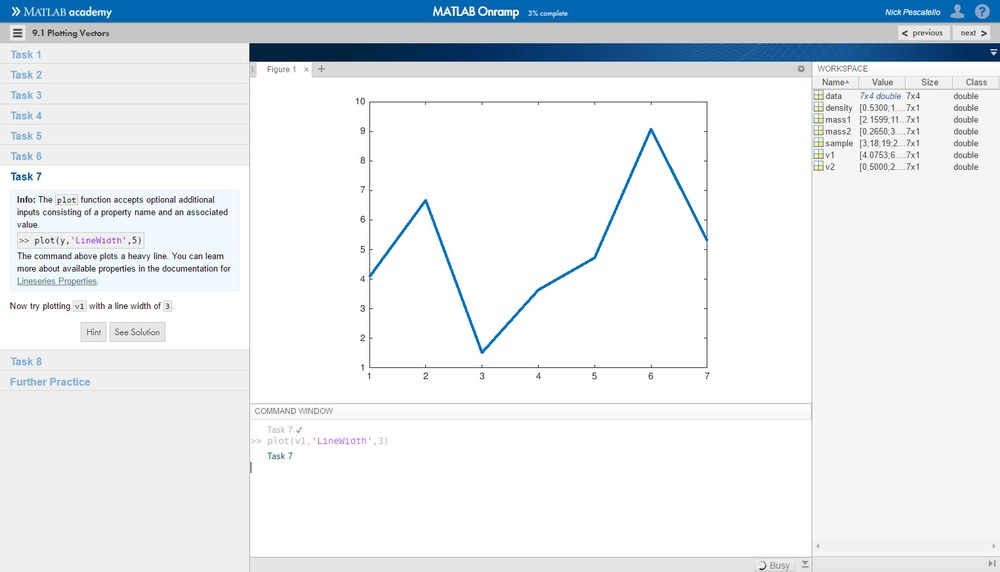
%> input picture installer/help/includes/product/images/matlab_gs/academy.jpg, 1000 x 572 px, shrunk from 1524 x 872 before the run
$ octave --eval "result = segmentImageXY(imread('../../../../../installer/help/includes/product/images/matlab_gs/academy.jpg'));"   (GNU Octave 9; MATLAB toolbox functions it lacks are replaced by stand-ins)
%> lines starting %> are read from the running program, lines starting %| are printed output that depends on the picture
function [BW,maskedImage] = segmentImageXY(X)
%segmentImage Segment image using auto-generated code from imageSegmenter App
%  [BW,MASKEDIMAGE] = segmentImage(X) segments image X using auto-generated
%  code from the imageSegmenter App. The final segmentation is returned in
%  BW, and a masked image is returned in MASKEDIMAGE.

% Auto-generated by imageSegmenter app on 25-Apr-2017
%----------------------------------------------------


% Create empty mask.
BW = false(size(X,1),size(X,2));

% イメージのしきい値処理 - 手動しきい値
BW = X > 5.058800e-01;
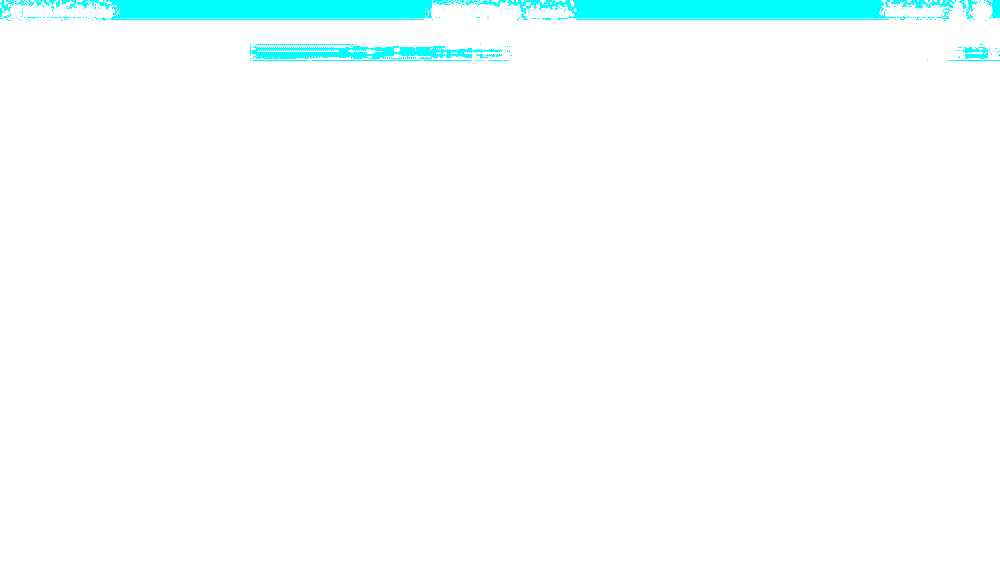
%> BW: size 572x1000x3 logical; mean R, G, B 0.97, 1, 1

% マスクの反転
BW = imcomplement(BW);
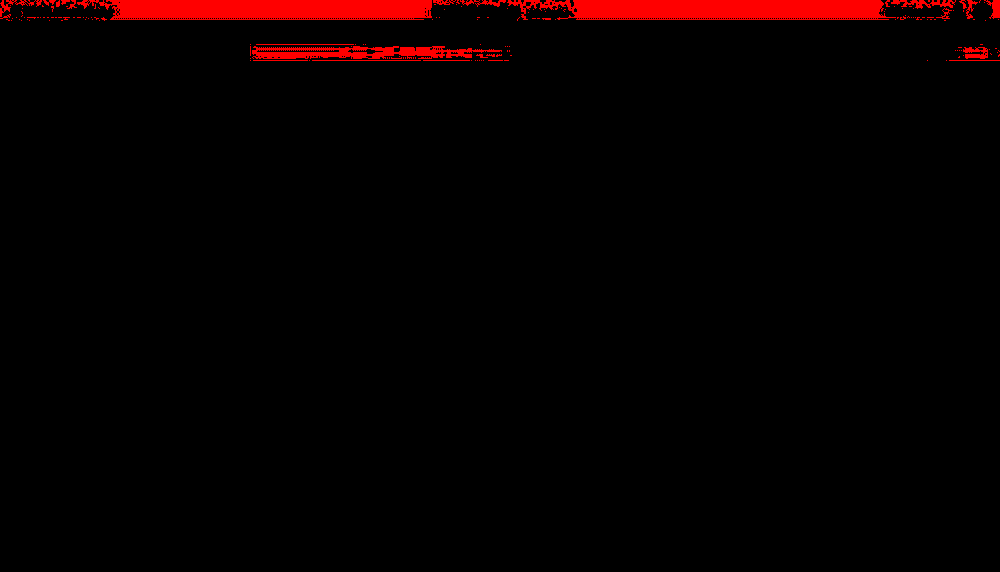
%> BW: size 572x1000x3 logical; mean R, G, B 0.0295, 0, 0

% 境界のクリア
BW = imclearborder(BW);
%> BW: size 572x1000x3 logical; every value is 0

% 穴の塗りつぶし
BW = imfill(BW, 'holes');

% disk によるマスクの収縮
radius = 3;
decomposition = 0;
se = strel('disk', radius, decomposition);
BW = imerode(BW, se);

% Create masked image.
maskedImage = X;
%> maskedImage is the input picture: size 572x1000x3 uint8; mean R, G, B 228.3, 233.8, 238.3
maskedImage(~BW) = 0;

$ run again, on installer/help/includes/product/images/matlab_gs/getting-started-with-matlab.jpg
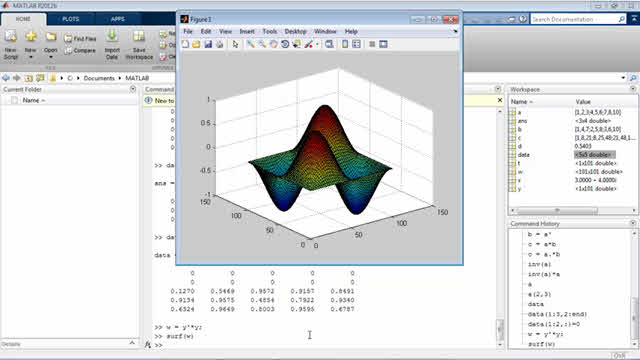
%> input picture installer/help/includes/product/images/matlab_gs/getting-started-with-matlab.jpg, 640 x 360 px
%> in segmentImageXY, `BW = X > 5.058800e-01;`:
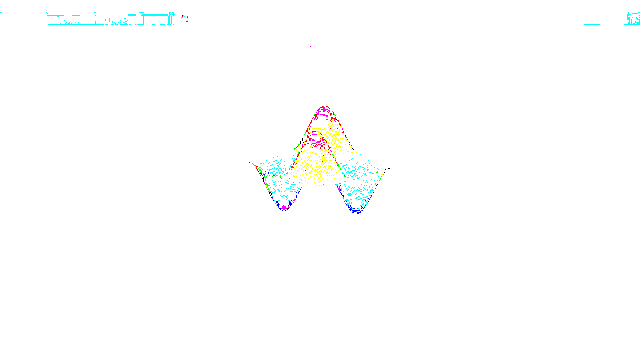
%> BW: size 360x640x3 logical; mean R, G, B 0.995, 0.998, 0.997
%> in segmentImageXY, `BW = imcomplement(BW);`:
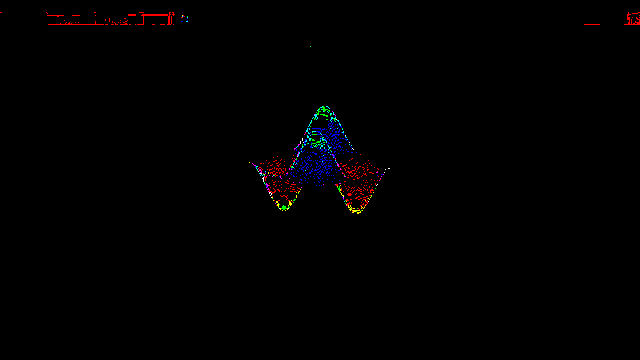
%> BW: size 360x640x3 logical; mean R, G, B 0.00451, 0.00206, 0.00344
%> in segmentImageXY, maskedImage is the input picture: size 360x640x3 uint8; mean R, G, B 221.1, 223, 224.4
